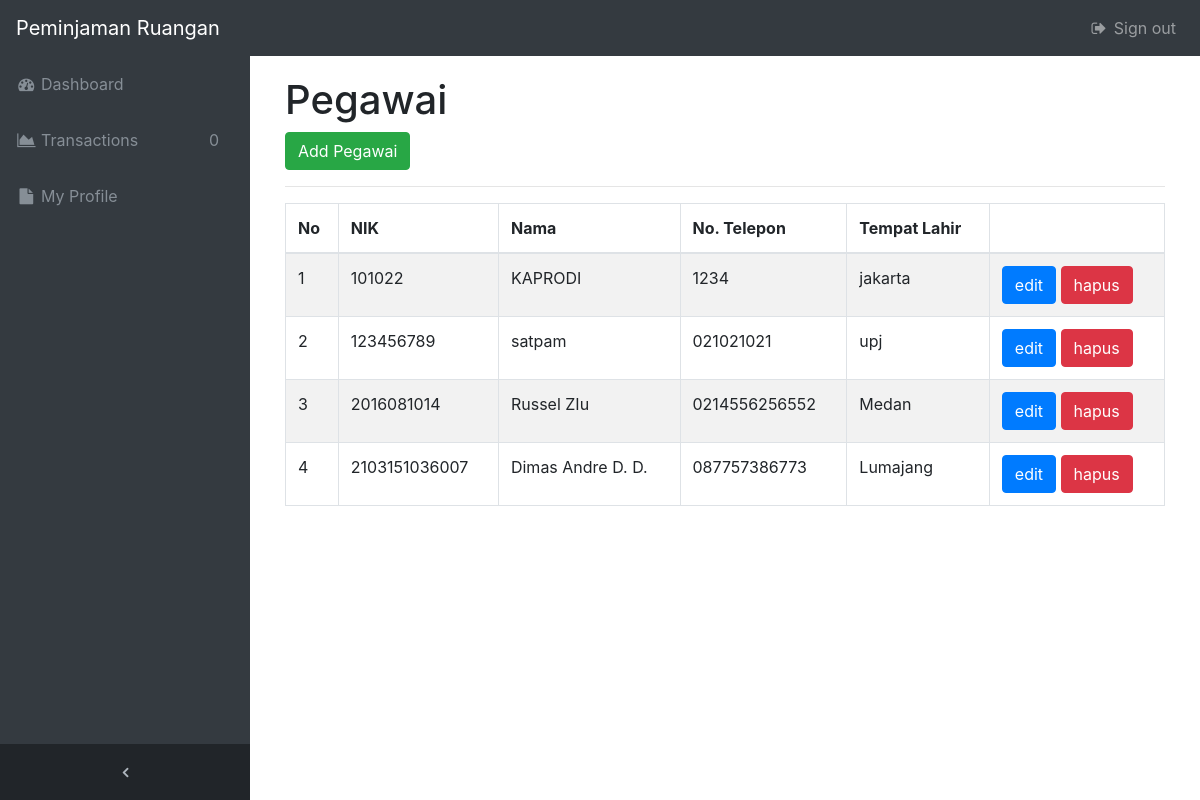
Screenshot of /pegawai.php (signed in) with the database file from the repository.
### tables this page shows
CREATE TABLE `pegawai` (
  `idpegawai` int(11) NOT NULL,
  `nip` varchar(25) NOT NULL,
  `nama` varchar(30) NOT NULL,
  `tgllahir` date NOT NULL,
  `templahir` varchar(20) NOT NULL,
  `alamat` varchar(100) NOT NULL,
  `notlpn` varchar(15) NOT NULL,
  `status` varchar(10) NOT NULL
);

### pegawai.php (the view, shortened to what this page needs)
<?php
require("library/koneksi.php");
?>
<!DOCTYPE html>
<html lang="en">
<head>
    <link href="vendor/bootstrap/css/bootstrap.min.css" rel="stylesheet">
    <link href="css/simple-sidebar.css" rel="stylesheet">
</head>
<body>
    <div id="wrapper" class="toggled">
        <?php include("layout/menu.php");?>
        <div id="page-content-wrapper">
            <div class="container-fluid">
                <h1>Pegawai</h1>
                <a href="pegawaiform.php" class="btn btn-success">Add Pegawai</a>
                <hr>
                <table class="table table-bordered table-striped">
                    <thead>
                        <tr>
                            <th>No</th>
                            <th>NIK</th>
                            <th>Nama</th>
                            <th>No. Telepon</th>
                            <th>Tempat Lahir</th>
                            <th></th>
                        </tr>
                    </thead>
                    <tbody>
                        <?php
                        $n=0;
                        $sql = $db->query("SELECT * FROM pegawai ORDER BY idpegawai DESC");
                        while($dd = $sql->fetch_array()){ $n++;
                            ?>
                            <tr>
                                <td><?php echo $n;?></td>
                                <td><?php echo $dd['nip'];?></td>
                                <td><?php echo $dd['nama'];?></td>
                                <td><?php echo $dd['notlpn'];?></td>
                                <td><?php echo $dd['templahir'];?></td>
                                <td>
                                    <a href="pegawaiform.php?id=<?php echo $dd['idpegawai'];?>" class="btn btn-primary">edit</a>
                                    <a href="pegawai.php?id=<?php echo $dd['idpegawai'];?>" class="btn btn-danger">hapus</a>
                                </td>
                            </tr>
                        <?php } ?>
                    </tbody>
                </table>
            </div>
        </div>
    </div>
</body>
</html>

### layout/menu.php (shortened to what this page needs)
<?php
$dptuser = $db->query("SELECT * FROM login WHERE idlogin='".$_SESSION['iduser']."'")->fetch_array();
$hitung1 = $db->query("SELECT * FROM transaksi WHERE status = 'P'")->num_rows;
$kar = $db->query("SELECT * FROM login INNER JOIN pegawai ON login.iduser = pegawai.idpegawai WHERE login.idlogin ='".$_SESSION['iduser']."'")->fetch_array();
$status = $kar['status'];
$trans = $db->query("SELECT * FROM mahasiswa WHERE idmhs = '".$dptuser['iduser']."'")->fetch_array();
$hitung2 = $db->query("SELECT * FROM transaksi WHERE status = 'P' AND  idlogin = '".$trans['nim']."'")->num_rows;
?>
<html dir="ltr" lang="en-US">
<head>
  <link href="desain/vendor/bootstrap/css/bootstrap.min.css" rel="stylesheet">
  <link href="desain/vendor/font-awesome/css/font-awesome.min.css" rel="stylesheet" type="text/css">
  <link href="desain/css/sb-admin.css" rel="stylesheet">
  <link href="desain/vendor/datatables/dataTables.bootstrap4.css" rel="stylesheet">
</head>
<body class="fixed-nav sticky-footer" id="page-top">
<nav class="navbar navbar-expand-lg navbar-dark bg-dark fixed-top" id="mainNav">
    <a class="navbar-brand" href="dashboard.php">Peminjaman Ruangan</a>
<div class="collapse navbar-collapse" id="navbarResponsive">
    <ul class="navbar-nav navbar-sidenav" id="exampleAccordion">
    <?php if($dptuser['jenis'] == 'P') { ?>
    <li class="nav-item" data-toggle="tooltip" data-placement="right" title="Dashboard">
          <a class="nav-link" href="dashboard.php">
            <i class="fa fa-fw fa-dashboard"></i>
            <span class="nav-link-text">Dashboard</span>
          </a>
    </li>
    <li class="nav-item" data-toggle="tooltip" data-placement="right" title="Charts">
          <a class="nav-link" href="transactions.php">
            <i class="fa fa-fw fa-area-chart"></i>
            <span class="nav-link-text">Transactions<span style="float: right; padding-right: 15px">
                 <?php echo $hitung1;?></span></span>
          </a>
    </li>
    <?php if ($status == 'satpam') { ?>
      <li class="nav-item" data-toggle="tooltip" data-placement="right" title="Example Pages">
            <a class="nav-link" href="myprofile.php">
              <i class="fa fa-fw fa-file"></i>
              <span class="nav-link-text">My Profile</span>
            </a>
      </li>
    <?php } elseif ($status == 'admin') { ?>
    <li class="nav-item" data-toggle="tooltip" data-placement="right" title="Tables">
          <a class="nav-link" href="rooms.php">
            <i class="fa fa-fw fa-table"></i>
            <span class="nav-link-text">Rooms</span>
          </a>
    </li>
    <li class="nav-item" data-toggle="tooltip" data-placement="right" title="Menu Levels">
          <a class="nav-link" href="members.php">
            <i class="fa fa-fw fa-sitemap"></i>
            <span class="nav-link-text">Members</span>
          </a>
    </li>
     <li class="nav-item" data-toggle="tooltip" data-placement="right" title="Components">
          <a class="nav-link" href="pegawai.php">
            <i class="fa fa-fw fa-wrench"></i>
            <span class="nav-link-text">Pegawai</span>
          </a>
    </li>
    <li class="nav-item" data-toggle="tooltip" data-placement="right" title="Menu Levels">
          <a class="nav-link" href="mahasiswa.php">
            <i class="fa fa-fw fa-sitemap"></i>
            <span class="nav-link-text">Mahasiswa</span>
          </a>
    </li>
    <li class="nav-item" data-toggle="tooltip" data-placement="right" title="Example Pages">
          <a class="nav-link" href="myprofile.php">
            <i class="fa fa-fw fa-file"></i>
            <span class="nav-link-text">My Profile</span>
          </a>
    </li>
  <?php } else { ?>
    <li class="nav-item" data-toggle="tooltip" data-placement="right" title="Tables">
          <a class="nav-link" href="rooms.php">
            <i class="fa fa-fw fa-table"></i>
            <span class="nav-link-text">Rooms</span>
          </a>
    </li>
    <li class="nav-item" data-toggle="tooltip" data-placement="right" title="Menu Levels">
          <a class="nav-link" href="mahasiswa.php">
            <i class="fa fa-fw fa-sitemap"></i>
            <span class="nav-link-text">Mahasiswa</span>
          </a>
    </li>
    <li class="nav-item" data-toggle="tooltip" data-placement="right" title="Example Pages">
          <a class="nav-link" href="myprofile.php">
            <i class="fa fa-fw fa-file"></i>
            <span class="nav-link-text">My Profile</span>
          </a>
    </li>
    <?php } ?>
    <?php } else { ?>
        <li class="nav-item" data-toggle="tooltip" data-placement="right" title="Dashboard">
          <a class="nav-link" href="dashboard.php">
            <i class="fa fa-fw fa-dashboard"></i>
            <span class="nav-link-text">Dashboard</span>
          </a>
        </li>
        <li class="nav-item" data-toggle="tooltip" data-placement="right" title="Charts">
          <a class="nav-link" href="transactionsuser.php?status=P">
            <i class="fa fa-fw fa-area-chart"></i>
            <span class="nav-link-text">Transactions<span style="float: right; padding-right: 15px">
                 <?php echo $hitung2;?></span></span>
          </a>
    </li>
    <li class="nav-item" data-toggle="tooltip" data-placement="right" title="Example Pages">
          <a class="nav-link" href="myprofile.php">
            <i class="fa fa-fw fa-file"></i>
            <span class="nav-link-text">My Profile</span>
          </a>
    </li>
    <?php } ?>
    </ul>
    <ul class="navbar-nav sidenav-toggler">
        <li class="nav-item">
          <a class="nav-link text-center" id="sidenavToggler">
            <i class="fa fa-fw fa-angle-left"></i>
          </a>
        </li>
      </ul>
      <ul class="navbar-nav ml-auto">
        <li class="nav-item">
            <a class="nav-link" href="signout.php">
            <i class="fa fa-fw fa-sign-out"></i>
            <span class="nav-link-text">Sign out</span>
            </a>
        </li>
      </ul>
</div>
</nav>
</body>
</html>

### css/simple-sidebar.css (style rules this page uses)
body, html { overflow-x: hidden; height: 100%; }
* { box-sizing: border-box; }
#wrapper { padding-left: 0; -webkit-transition: all 0.5s ease; -moz-transition: all 0.5s ease; -o-transition: all 0.5s ease; transition: all 0.5s ease; }
#wrapper.toggled { padding-left: 250px; }
#page-content-wrapper { width: 100%; position: absolute; padding: 15px; }
#wrapper.toggled #page-content-wrapper { position: absolute; margin-right: -250px; }
@media (min-width:768px) { #wrapper { padding-left: 0; } }
@media (min-width:768px) { #wrapper.toggled { padding-left: 250px; } }
@media (min-width:768px) { #page-content-wrapper { padding: 20px; position: relative; } }
@media (min-width:768px) { #wrapper.toggled #page-content-wrapper { position: relative; margin-right: 0; } }

### desain/css/sb-admin.css (style rules this page uses)
html { position: relative; min-height: 100%; }
body { overflow-x: hidden; }
body.sticky-footer { margin-bottom: 56px; }
body.fixed-nav { padding-top: 56px; }
#mainNav .navbar-collapse { overflow: auto; max-height: 75vh; }
#mainNav .navbar-collapse .navbar-nav .nav-item .nav-link { cursor: pointer; }
#mainNav .navbar-collapse .sidenav-toggler { display: none; }
@media (min-width: 992px) { #mainNav .navbar-brand { width: 250px; } }
@media (min-width: 992px) { #mainNav .navbar-collapse { overflow: visible; max-height: none; } }
@media (min-width: 992px) { #mainNav .navbar-collapse .navbar-sidenav { position: absolute; top: 0; left: 0; -webkit-flex-direction: column; -ms-flex-direction: column; flex-direction: column; margin-top: 56px; } }
@media (min-width: 992px) { #mainNav .navbar-collapse .navbar-sidenav > .nav-item { width: 250px; padding: 0; } }
@media (min-width: 992px) { #mainNav .navbar-collapse .navbar-sidenav > .nav-item > .nav-link { padding: 1em; } }
#mainNav.fixed-top .sidenav-toggler { display: none; }
@media (min-width: 992px) { #mainNav.fixed-top .navbar-sidenav { height: calc(100vh - 112px); } }
@media (min-width: 992px) { #mainNav.fixed-top .sidenav-toggler { position: absolute; top: 0; left: 0; display: flex; -webkit-flex-direction: column; -ms-flex-direction: column; flex-direction: column; margin-top: calc(100vh - 56px); } }
@media (min-width: 992px) { #mainNav.fixed-top .sidenav-toggler > .nav-item { width: 250px; padding: 0; } }
@media (min-width: 992px) { #mainNav.fixed-top .sidenav-toggler > .nav-item > .nav-link { padding: 1em; } }
#mainNav.fixed-top.navbar-dark .sidenav-toggler { background-color: #212529; }
#mainNav.fixed-top.navbar-dark .sidenav-toggler a i { color: #adb5bd; }
#sidenavToggler i { font-weight: 800; }
#mainNav.navbar-dark .navbar-collapse .navbar-sidenav > .nav-item > .nav-link { color: #868e96; }
@media (min-width: 992px) { #mainNav.navbar-dark .navbar-collapse .navbar-sidenav { background: #343a40; } }

### rows the page displays
pegawai: nip "101022", nama "KAPRODI", notlpn "1234", templahir "jakarta"
pegawai: nip "123456789", nama "satpam", notlpn "021021021", templahir "upj"
pegawai: nip "2016081014", nama "Russel ZIu", notlpn "0214556256552", templahir "Medan"
pegawai: nip "2103151036007", nama "Dimas Andre D. D.", notlpn "087757386773", templahir "Lumajang"

### other values shown
$hitung2 "0"
